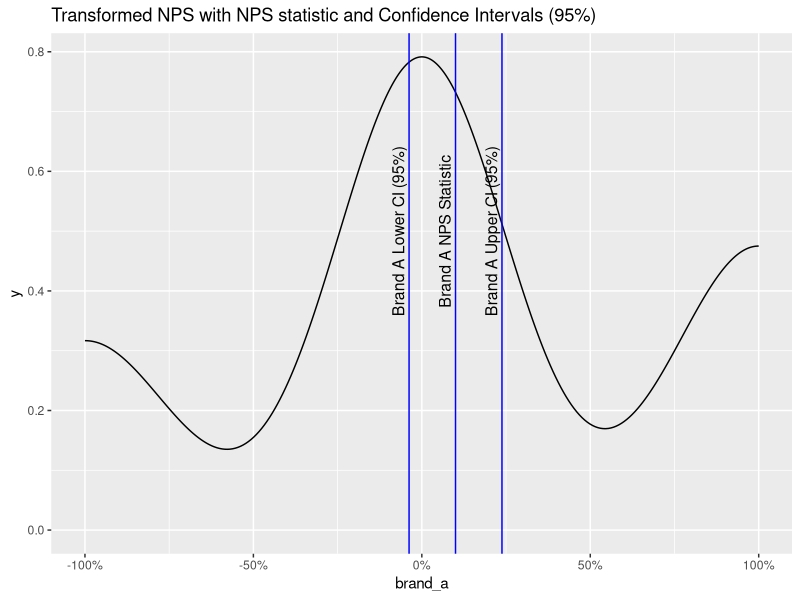
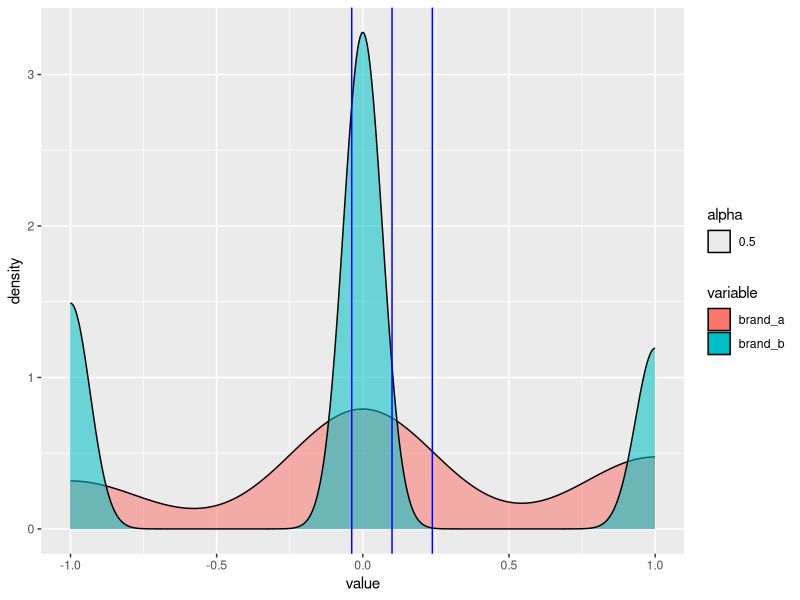

The R script that drew these images, in order:
## ---- chunk 1
knitr::opts_chunk$set(echo = TRUE)
## ---- chunk 2
n <- 100
n_promoters_brand_a <- 30
n_detractors_brand_a <- 20
n_passives_brand_a <- n - n_promoters_brand_a - n_detractors_brand_a

promoter_sample_brand_a <- rep(1, times = n_promoters_brand_a)
passive_sample_brand_a <- rep(0, times = n_passives_brand_a)
detractor_sample_brand_a <- rep(-1, times = n_detractors_brand_a)
brand_a <- c(promoter_sample_brand_a, passive_sample_brand_a, detractor_sample_brand_a)
## ---- chunk 3
paste0(round(mean(brand_a),2)*100,"%")
## ---- chunk 4
paste0(round(var(brand_a),2)*100,"%")
## ---- chunk 5
library(ggplot2)
library(scales)
ci_mean <- data.frame(vals = c(mean(brand_a) - 1.96*(sd(brand_a)/sqrt(length(brand_a))), mean(brand_a), mean(brand_a) + 1.96*(sd(brand_a)/sqrt(length(brand_a)))), labels = c('Brand A Lower CI (95%)', 'Brand A NPS Statistic', 'Brand A Upper CI (95%)'))

d <- ggplot() + aes(brand_a) + 
  geom_density() + geom_vline(data = ci_mean, aes(xintercept= vals), color="blue", size=0.5) + geom_text(data = ci_mean, aes(x=vals, y = 0.5, label = labels), size = 4, angle = 90, vjust = -0.4, ) + ggtitle(label = "Transformed NPS with NPS statistic and Confidence Intervals (95%)") + scale_x_continuous(labels = percent)
d
## ---- chunk 6
library(stringr)
n <- 100
n_promoters_brand_b <- 20
n_detractors_brand_b <- 25
n_passives_brand_b <- n - n_promoters_brand_b - n_detractors_brand_b


promoter_sample_brand_b <- rep(1, times = n_promoters_brand_b)
passive_sample_brand_b <- rep(0, times = n_passives_brand_b)
detractor_sample_brand_b <- rep(-1, times = n_detractors_brand_b)
brand_b <- c(promoter_sample_brand_b, passive_sample_brand_b, detractor_sample_brand_b)
npss_brand_b <- mean(brand_b)

df <- data.table::as.data.table(cbind(brand_a, brand_b))
melted <- data.table::melt(df)

ci_mean_a <- data.frame(vals = c(mean(brand_a) - 1.96*(sd(brand_a)/sqrt(length(brand_a))), mean(brand_a), mean(brand_a) + 1.96*(sd(brand_a)/sqrt(length(brand_a)))), labels = c('Brand A Lower CI (95%)', 'Brand A NPS Statistic', 'Brand A Upper CI (95%)'))

ci_mean_b <- data.frame(vals = c(mean(brand_b) - 1.96*(sd(brand_a)/sqrt(length(brand_b))), mean(brand_b), mean(brand_b) + 1.96*(sd(brand_b)/sqrt(length(brand_b)))), labels = c('Brand B Lower CI (95%)', 'Brand B NPS Statistic', 'Brand B Upper CI (95%)'))

cis <- data.table::as.data.table(rbind(ci_mean_a, ci_mean_b))
cis[, brand := stringr::str_extract(regex("Brand.."), labels)]


d <- ggplot(data = melted) + aes(x = value, fill = variable, alpha = 0.5) + geom_density() + geom_vline(data = ci_mean_a, aes(xintercept= vals), color="blue", size=0.5) 
##+ geom_text(data = ci_mean_a, aes(x=vals, y = 0.5, label = labels), size = 4, angle = 90, vjust = -0.4) + geom_vline(data = ci_mean_b, aes(xintercept= vals), color="red", size=0.5) + geom_text(data = ci_mean_b, aes(x=vals, y = 0.5, label = labels), size = 4, angle = 90, vjust = -0.4, )  + ggtitle(label = "NPS statistic and Confidence Intervals (95%) for Brands A and B") + scale_x_continuous(labels = percent)
d
